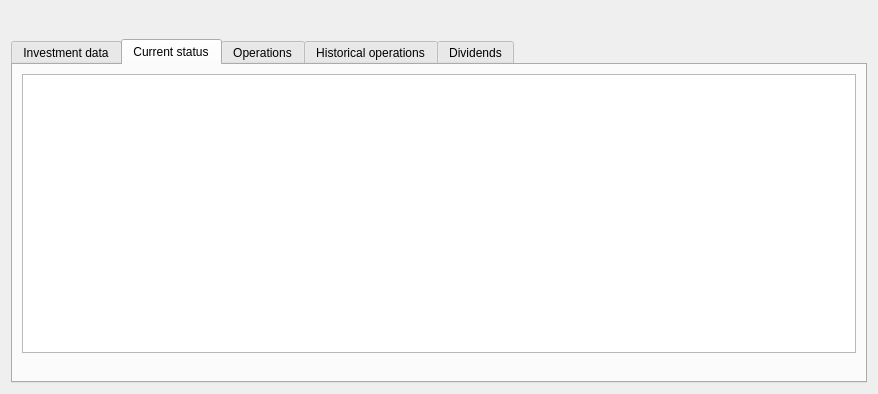
<?xml version="1.0" encoding="UTF-8"?>
<ui version="4.0">
 <class>frmInversionesEstudio</class>
 <widget class="QDialog" name="frmInversionesEstudio">
  <property name="windowModality">
   <enum>Qt::WindowModal</enum>
  </property>
  <property name="geometry">
   <rect>
    <x>0</x>
    <y>0</y>
    <width>878</width>
    <height>394</height>
   </rect>
  </property>
  <property name="windowTitle">
   <string>Investment report</string>
  </property>
  <property name="windowIcon">
   <iconset resource="../images/xulpymoney.qrc">
    <normaloff>:/xulpymoney/report2.png</normaloff>:/xulpymoney/report2.png</iconset>
  </property>
  <property name="modal">
   <bool>true</bool>
  </property>
  <layout class="QVBoxLayout" name="verticalLayout_10">
   <item>
    <layout class="QVBoxLayout" name="verticalLayout_9">
     <item>
      <widget class="QLabel" name="lblTitulo">
       <property name="font">
        <font>
         <pointsize>14</pointsize>
         <weight>75</weight>
         <bold>true</bold>
        </font>
       </property>
       <property name="styleSheet">
        <string notr="true">color: rgb(0, 128, 0);</string>
       </property>
       <property name="alignment">
        <set>Qt::AlignCenter</set>
       </property>
      </widget>
     </item>
     <item>
      <widget class="QTabWidget" name="tab">
       <property name="enabled">
        <bool>true</bool>
       </property>
       <property name="currentIndex">
        <number>1</number>
       </property>
       <widget class="QWidget" name="tab_12">
        <attribute name="title">
         <string>Investment data</string>
        </attribute>
        <layout class="QHBoxLayout" name="horizontalLayout_16">
         <item>
          <layout class="QVBoxLayout" name="verticalLayout">
           <item>
            <layout class="QHBoxLayout" name="horizontalLayout_2">
             <item>
              <widget class="QLabel" name="label">
               <property name="text">
                <string>Associated account</string>
               </property>
              </widget>
             </item>
             <item>
              <widget class="QComboBox" name="cmbCuenta">
               <property name="layoutDirection">
                <enum>Qt::RightToLeft</enum>
               </property>
              </widget>
             </item>
            </layout>
           </item>
           <item>
            <layout class="QHBoxLayout" name="horizontalLayout_3">
             <item>
              <widget class="QLabel" name="label_2">
               <property name="text">
                <string>Investment name</string>
               </property>
              </widget>
             </item>
             <item>
              <widget class="QLineEdit" name="txtInversion">
               <property name="sizePolicy">
                <sizepolicy hsizetype="Minimum" vsizetype="Fixed">
                 <horstretch>0</horstretch>
                 <verstretch>0</verstretch>
                </sizepolicy>
               </property>
               <property name="text">
                <string>New investment</string>
               </property>
               <property name="alignment">
                <set>Qt::AlignRight|Qt::AlignTrailing|Qt::AlignVCenter</set>
               </property>
              </widget>
             </item>
            </layout>
           </item>
           <item>
            <layout class="QHBoxLayout" name="horizontalLayout_5">
             <item>
              <widget class="QLabel" name="label_4">
               <property name="text">
                <string>Selling price</string>
               </property>
              </widget>
             </item>
             <item>
              <widget class="myQLineEdit" name="txtVenta">
               <property name="sizePolicy">
                <sizepolicy hsizetype="Minimum" vsizetype="Fixed">
                 <horstretch>0</horstretch>
                 <verstretch>0</verstretch>
                </sizepolicy>
               </property>
               <property name="text">
                <string>0</string>
               </property>
               <property name="alignment">
                <set>Qt::AlignRight|Qt::AlignTrailing|Qt::AlignVCenter</set>
               </property>
              </widget>
             </item>
             <item>
              <widget class="QToolButton" name="cmdPuntoVenta">
               <property name="text">
                <string/>
               </property>
               <property name="icon">
                <iconset resource="../images/xulpymoney.qrc">
                 <normaloff>:/xulpymoney/tools-wizard.png</normaloff>:/xulpymoney/tools-wizard.png</iconset>
               </property>
              </widget>
             </item>
            </layout>
           </item>
           <item>
            <layout class="QHBoxLayout" name="horizontalLayout_8">
             <item>
              <widget class="investmentSelector" name="ise" native="true">
               <property name="sizePolicy">
                <sizepolicy hsizetype="Minimum" vsizetype="Fixed">
                 <horstretch>0</horstretch>
                 <verstretch>0</verstretch>
                </sizepolicy>
               </property>
              </widget>
             </item>
            </layout>
           </item>
           <item>
            <widget class="QPushButton" name="cmdInversion">
             <property name="enabled">
              <bool>false</bool>
             </property>
             <property name="text">
              <string>Update investment</string>
             </property>
            </widget>
           </item>
          </layout>
         </item>
        </layout>
       </widget>
       <widget class="QWidget" name="tabInversionActual">
        <attribute name="title">
         <string>Current status</string>
        </attribute>
        <layout class="QHBoxLayout" name="horizontalLayout">
         <item>
          <layout class="QVBoxLayout" name="verticalLayout_6">
           <item>
            <widget class="myQTableWidget" name="tblInversionActual">
             <property name="contextMenuPolicy">
              <enum>Qt::CustomContextMenu</enum>
             </property>
             <property name="alternatingRowColors">
              <bool>true</bool>
             </property>
             <property name="selectionMode">
              <enum>QAbstractItemView::SingleSelection</enum>
             </property>
             <property name="selectionBehavior">
              <enum>QAbstractItemView::SelectRows</enum>
             </property>
             <attribute name="verticalHeaderVisible">
              <bool>false</bool>
             </attribute>
            </widget>
           </item>
           <item>
            <widget class="QLabel" name="lblAge">
             <property name="font">
              <font>
               <pointsize>8</pointsize>
               <weight>75</weight>
               <bold>true</bold>
              </font>
             </property>
             <property name="alignment">
              <set>Qt::AlignCenter</set>
             </property>
            </widget>
           </item>
          </layout>
         </item>
        </layout>
       </widget>
       <widget class="QWidget" name="tabOperacionesHistoricas">
        <attribute name="title">
         <string>Operations</string>
        </attribute>
        <layout class="QHBoxLayout" name="horizontalLayout_9">
         <item>
          <layout class="QVBoxLayout" name="verticalLayout_7">
           <item>
            <widget class="QCheckBox" name="chkOperaciones">
             <property name="text">
              <string>Show all operations</string>
             </property>
            </widget>
           </item>
           <item>
            <widget class="myQTableWidget" name="tblOperaciones">
             <property name="contextMenuPolicy">
              <enum>Qt::CustomContextMenu</enum>
             </property>
             <property name="alternatingRowColors">
              <bool>true</bool>
             </property>
             <property name="selectionMode">
              <enum>QAbstractItemView::SingleSelection</enum>
             </property>
             <property name="selectionBehavior">
              <enum>QAbstractItemView::SelectRows</enum>
             </property>
             <attribute name="verticalHeaderVisible">
              <bool>false</bool>
             </attribute>
            </widget>
           </item>
          </layout>
         </item>
        </layout>
       </widget>
       <widget class="QWidget" name="tab_2">
        <attribute name="title">
         <string>Historical operations</string>
        </attribute>
        <layout class="QHBoxLayout" name="horizontalLayout_4">
         <item>
          <widget class="myQTableWidget" name="tblInversionHistorica">
           <property name="contextMenuPolicy">
            <enum>Qt::CustomContextMenu</enum>
           </property>
           <property name="editTriggers">
            <set>QAbstractItemView::NoEditTriggers</set>
           </property>
           <property name="alternatingRowColors">
            <bool>true</bool>
           </property>
           <property name="selectionMode">
            <enum>QAbstractItemView::NoSelection</enum>
           </property>
           <attribute name="verticalHeaderVisible">
            <bool>false</bool>
           </attribute>
          </widget>
         </item>
        </layout>
       </widget>
       <widget class="QWidget" name="tabDividends">
        <attribute name="title">
         <string>Dividends</string>
        </attribute>
        <layout class="QHBoxLayout" name="horizontalLayout_7">
         <item>
          <layout class="QVBoxLayout" name="verticalLayout_5">
           <item>
            <widget class="QCheckBox" name="chkHistoricalDividends">
             <property name="text">
              <string>Show historical dividends</string>
             </property>
            </widget>
           </item>
           <item>
            <widget class="myQTableWidget" name="tblDividends">
             <property name="contextMenuPolicy">
              <enum>Qt::CustomContextMenu</enum>
             </property>
             <property name="alternatingRowColors">
              <bool>true</bool>
             </property>
             <property name="selectionMode">
              <enum>QAbstractItemView::SingleSelection</enum>
             </property>
             <property name="selectionBehavior">
              <enum>QAbstractItemView::SelectRows</enum>
             </property>
             <attribute name="verticalHeaderVisible">
              <bool>false</bool>
             </attribute>
            </widget>
           </item>
           <item>
            <layout class="QVBoxLayout" name="verticalLayout_4">
             <item>
              <widget class="QGroupBox" name="grpDividendsEstimation">
               <property name="title">
                <string>Estimation</string>
               </property>
               <layout class="QHBoxLayout" name="horizontalLayout_11">
                <item>
                 <layout class="QVBoxLayout" name="verticalLayout_2">
                  <item>
                   <widget class="QLabel" name="lblDivAnualEstimado">
                    <property name="text">
                     <string>DAE</string>
                    </property>
                   </widget>
                  </item>
                  <item>
                   <widget class="QLabel" name="lblDivFechaRevision">
                    <property name="text">
                     <string>Fecha revision</string>
                    </property>
                   </widget>
                  </item>
                  <item>
                   <widget class="QLabel" name="lblDivSaldoEstimado">
                    <property name="text">
                     <string>Saldo estimado</string>
                    </property>
                   </widget>
                  </item>
                 </layout>
                </item>
               </layout>
              </widget>
             </item>
             <item>
              <widget class="QGroupBox" name="grpDividendsEfectivos">
               <property name="title">
                <string>Dividendos consolidados</string>
               </property>
               <layout class="QHBoxLayout" name="horizontalLayout_13">
                <item>
                 <layout class="QVBoxLayout" name="verticalLayout_3">
                  <item>
                   <widget class="QLabel" name="lblDivTPC">
                    <property name="text">
                     <string>% de lo invertido</string>
                    </property>
                   </widget>
                  </item>
                  <item>
                   <widget class="QLabel" name="lblDivTAE">
                    <property name="text">
                     <string>% APR</string>
                    </property>
                   </widget>
                  </item>
                 </layout>
                </item>
               </layout>
              </widget>
             </item>
            </layout>
           </item>
          </layout>
         </item>
        </layout>
       </widget>
      </widget>
     </item>
    </layout>
   </item>
  </layout>
  <action name="actionMovimientoNuevo">
   <property name="icon">
    <iconset resource="../images/xulpymoney.qrc">
     <normaloff>:/xulpymoney/add.png</normaloff>:/xulpymoney/add.png</iconset>
   </property>
   <property name="text">
    <string>Añadir nuevo movimiento</string>
   </property>
  </action>
  <action name="actionMovimientoBorrar">
   <property name="icon">
    <iconset resource="../images/xulpymoney.qrc">
     <normaloff>:/xulpymoney/list-remove.png</normaloff>:/xulpymoney/list-remove.png</iconset>
   </property>
   <property name="text">
    <string>Borrar movimiento</string>
   </property>
   <property name="toolTip">
    <string>Borrar movimiento</string>
   </property>
  </action>
  <action name="actionDividendAdd">
   <property name="icon">
    <iconset resource="../images/xulpymoney.qrc">
     <normaloff>:/xulpymoney/add.png</normaloff>:/xulpymoney/add.png</iconset>
   </property>
   <property name="text">
    <string>Add new dividend</string>
   </property>
   <property name="toolTip">
    <string>Add new dividend</string>
   </property>
  </action>
  <action name="actionDividendRemove">
   <property name="icon">
    <iconset resource="../images/xulpymoney.qrc">
     <normaloff>:/xulpymoney/list-remove.png</normaloff>:/xulpymoney/list-remove.png</iconset>
   </property>
   <property name="text">
    <string>Delete dividend</string>
   </property>
   <property name="toolTip">
    <string>Delete dividend</string>
   </property>
  </action>
  <action name="actionMovimientoModificar">
   <property name="icon">
    <iconset resource="../images/xulpymoney.qrc">
     <normaloff>:/xulpymoney/editar.png</normaloff>:/xulpymoney/editar.png</iconset>
   </property>
   <property name="text">
    <string>Modificar movimiento</string>
   </property>
   <property name="toolTip">
    <string>Modificar movimiento</string>
   </property>
  </action>
  <action name="actionMovimientoActualizar">
   <property name="icon">
    <iconset resource="../images/xulpymoney.qrc">
     <normaloff>:/xulpymoney/tools-wizard.png</normaloff>:/xulpymoney/tools-wizard.png</iconset>
   </property>
   <property name="text">
    <string>Actualizar movimientos</string>
   </property>
  </action>
  <action name="actionDesReinversion">
   <property name="icon">
    <iconset resource="../images/xulpymoney.qrc">
     <normaloff>:/xulpymoney/history2.png</normaloff>:/xulpymoney/history2.png</iconset>
   </property>
   <property name="text">
    <string>Estudio de desinversión / reinversión</string>
   </property>
   <property name="toolTip">
    <string>Estudio de desinversión / reinversión</string>
   </property>
  </action>
  <action name="actionPuntoVenta">
   <property name="icon">
    <iconset resource="../images/xulpymoney.qrc">
     <normaloff>:/xulpymoney/tools-wizard.png</normaloff>:/xulpymoney/tools-wizard.png</iconset>
   </property>
   <property name="text">
    <string>Cálculo de punto de venta</string>
   </property>
   <property name="toolTip">
    <string>Cálculo de punto de venta</string>
   </property>
  </action>
  <action name="actionDividendEdit">
   <property name="icon">
    <iconset resource="../images/xulpymoney.qrc">
     <normaloff>:/xulpymoney/editar.png</normaloff>:/xulpymoney/editar.png</iconset>
   </property>
   <property name="text">
    <string>Edit dividend</string>
   </property>
   <property name="toolTip">
    <string>Edit dividend</string>
   </property>
  </action>
  <action name="actionDeshacerTraspasoValores">
   <property name="icon">
    <iconset resource="../images/xulpymoney.qrc">
     <normaloff>:/xulpymoney/list-remove.png</normaloff>:/xulpymoney/list-remove.png</iconset>
   </property>
   <property name="text">
    <string>Deshacer traspaso de valores a otra Entidad</string>
   </property>
   <property name="toolTip">
    <string>Deshacer traspaso de valores a otra Entidad</string>
   </property>
  </action>
  <action name="actionTraspasoValores">
   <property name="icon">
    <iconset resource="../images/xulpymoney.qrc">
     <normaloff>:/xulpymoney/transfer.png</normaloff>:/xulpymoney/transfer.png</iconset>
   </property>
   <property name="text">
    <string>Traspaso de valores a otra Entidad</string>
   </property>
   <property name="toolTip">
    <string>Traspaso de valores a otra Entidad</string>
   </property>
  </action>
  <action name="actionSplit">
   <property name="icon">
    <iconset resource="../images/xulpymoney.qrc">
     <normaloff>:/xulpymoney/editar.png</normaloff>:/xulpymoney/editar.png</iconset>
   </property>
   <property name="text">
    <string>Make Split / Contrasplit</string>
   </property>
   <property name="toolTip">
    <string>make Split / Contrasplit</string>
   </property>
  </action>
 </widget>
 <customwidgets>
  <customwidget>
   <class>myQTableWidget</class>
   <extends>QTableWidget</extends>
   <header location="global">myqtablewidget</header>
  </customwidget>
  <customwidget>
   <class>investmentSelector</class>
   <extends>QWidget</extends>
   <header location="global">investmentSelector</header>
   <container>1</container>
  </customwidget>
  <customwidget>
   <class>myQLineEdit</class>
   <extends>QLineEdit</extends>
   <header location="global">myqlineedit</header>
  </customwidget>
 </customwidgets>
 <resources>
  <include location="../images/xulpymoney.qrc"/>
 </resources>
 <connections/>
</ui>
